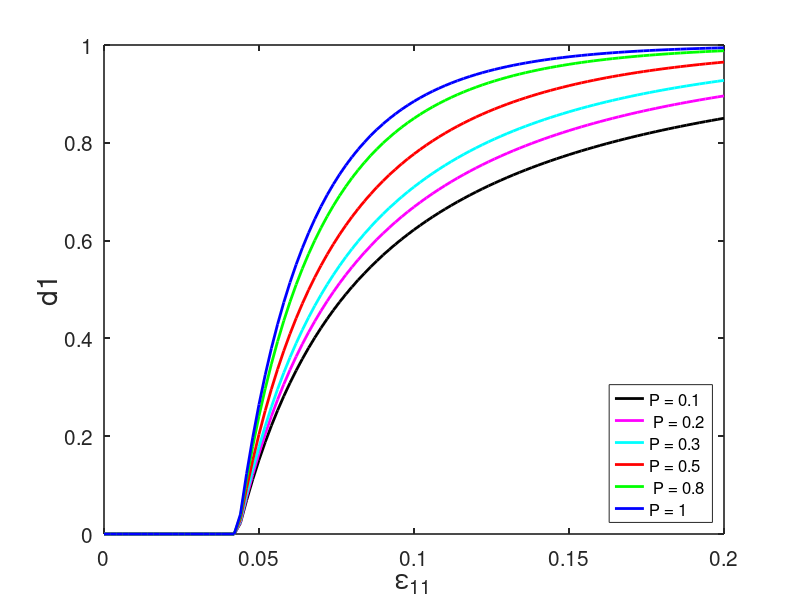

This chart was generated by the following MATLAB code:
A=load('d1_0.1.txt');
d1_01= A(:,2);

B = load('d1_0.2.txt');
d1_02= B(:,2);

C=load('d1_0.3.txt');
d1_03 = C(:,2);

D= load('d1_0.5.txt');
d1_05= D(:,2);

E=load('d1_0.8.txt');
d1_08= E(:,2);

F= load('d1_1.txt');
d1_1 = F(:,2);
e11  = F(:,1);



figure(1,'position',[50,50,1300,950])
plot(e11,d1_01,'k-',"linewidth", 2) 

hold on
plot(e11,d1_02,'m-',"linewidth", 2) 

hold on
plot(e11,d1_03,'c-',"linewidth", 2) 

hold on
plot(e11,d1_05,'r-',"linewidth", 2) 

hold on
plot(e11,d1_08,'g-',"linewidth", 2) 

hold on
plot(e11,d1_1,'b-',"linewidth", 2) 

set(gca, "linewidth",1.2, "fontsize", 15)
legend('P = 0.1',' P = 0.2','P = 0.3','P = 0.5',' P = 0.8','P = 1','Location','SouthEast','fontsize',12)


xlabel('\epsilon_{11}',"fontsize", 20)
ylabel('d1',"fontsize", 20)




